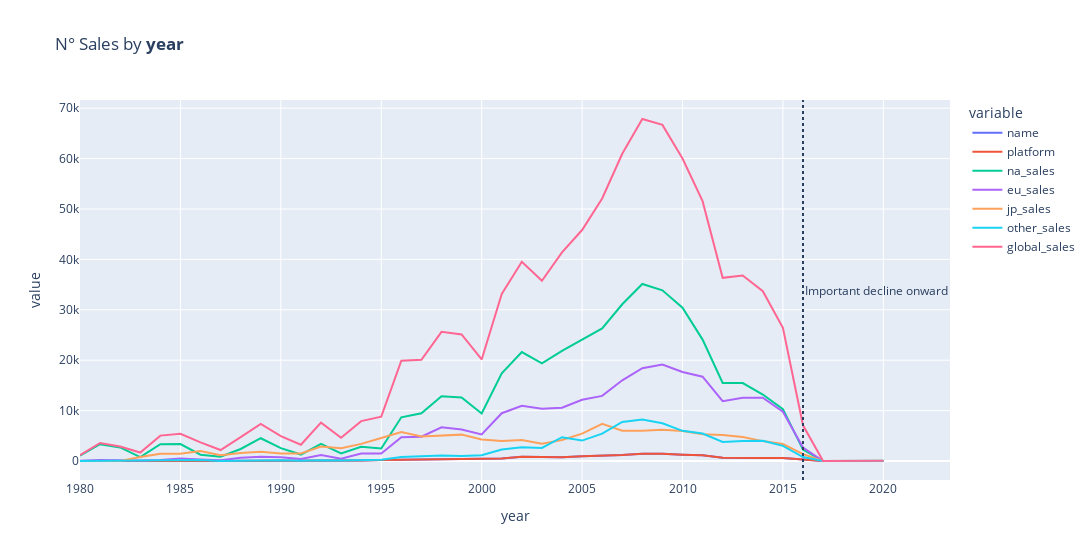

The code cell stored with this chart in its notebook:
### Code cell
# By year
year = plotdata(df, 'year')
year.plot_sales()
year.get_dataframe().tail()

### Figure 1 — Plotly figure (JSON) as saved in the notebook; plotly's stock layout.template omitted (floating-point values rounded to 4 significant figures)
{"data": [{"hovertemplate": "variable=name<br>year=%{x}<br>value=%{y}<extra></extra>", "legendgroup": "name", "line": {"color": "#636efa", "dash": "solid"}, "marker": {"symbol": "circle"}, "mode": "lines", "name": "name", "orientation": "v", "showlegend": true, "type": "scatter", "x": [1980, 1981, 1982, 1983, 1984, 1985, 1986, 1987, 1988, 1989, 1990, 1991, 1992, 1993, 1994, 1995, 1996, 1997, 1998, 1999, 2000, 2001, 2002, 2003, 2004, 2005, 2006, 2007, 2008, 2009, 2010, 2011, 2012, 2013, 2014, 2015, 2016, 2017, 2020], "xaxis": "x", "y": [9, 46, 36, 17, 14, 14, 21, 16, 15, 17, 16, 41, 43, 60, 121, 219, 263, 289, 379, 338, 349, 482, 829, 775, 744, 936, 1008, 1201, 1428, 1431, 1257, 1136, 655, 546, 580, 614, 342, 3, 1], "yaxis": "y"}, {"hovertemplate": "variable=platform<br>year=%{x}<br>value=%{y}<extra></extra>", "legendgroup": "platform", "line": {"color": "#EF553B", "dash": "solid"}, "marker": {"symbol": "circle"}, "mode": "lines", "name": "platform", "orientation": "v", "showlegend": true, "type": "scatter", "x": [1980, 1981, 1982, 1983, 1984, 1985, 1986, 1987, 1988, 1989, 1990, 1991, 1992, 1993, 1994, 1995, 1996, 1997, 1998, 1999, 2000, 2001, 2002, 2003, 2004, 2005, 2006, 2007, 2008, 2009, 2010, 2011, 2012, 2013, 2014, 2015, 2016, 2017, 2020], "xaxis": "x", "y": [9, 46, 36, 17, 14, 14, 21, 16, 15, 17, 16, 41, 43, 60, 121, 219, 263, 289, 379, 338, 349, 482, 829, 775, 744, 936, 1008, 1201, 1428, 1431, 1257, 1136, 655, 546, 580, 614, 342, 3, 1], "yaxis": "y"}, {"hovertemplate": "variable=na_sales<br>year=%{x}<br>value=%{y}<extra></extra>", "legendgroup": "na_sales", "line": {"color": "#00cc96", "dash": "solid"}, "marker": {"symbol": "circle"}, "mode": "lines", "name": "na_sales", "orientation": "v", "showlegend": true, "type": "scatter", "x": [1980, 1981, 1982, 1983, 1984, 1985, 1986, 1987, 1988, 1989, 1990, 1991, 1992, 1993, 1994, 1995, 1996, 1997, 1998, 1999, 2000, 2001, 2002, 2003, 2004, 2005, 2006, 2007, 2008, 2009, 2010, 2011, 2012, 2013, 2014, 2015, 2016, 2017, 2020], "xaxis": "x", "y": [1059, 3339, 2688, 776, 3328, 3373, 1249, 845, 2386, 4515, 2546, 1275, 3387, 1511, 2813, 2480, 8672, 9465, 12832, 12599, 9441, 17383, 21610, 19352, 21867, 24145, 26307, 31094, 35119, 33870, 30412, 24087, 15481, 15472, 13191, 10276, 2264, 0, 27], "yaxis": "y"}, {"hovertemplate": "variable=eu_sales<br>year=%{x}<br>value=%{y}<extra></extra>", "legendgroup": "eu_sales", "line": {"color": "#ab63fa", "dash": "solid"}, "marker": {"symbol": "circle"}, "mode": "lines", "name": "eu_sales", "orientation": "v", "showlegend": true, "type": "scatter", "x": [1980, 1981, 1982, 1983, 1984, 1985, 1986, 1987, 1988, 1989, 1990, 1991, 1992, 1993, 1994, 1995, 1996, 1997, 1998, 1999, 2000, 2001, 2002, 2003, 2004, 2005, 2006, 2007, 2008, 2009, 2010, 2011, 2012, 2013, 2014, 2015, 2016, 2017, 2020], "xaxis": "x", "y": [67, 196, 165, 80, 210, 474, 284, 141, 659, 843, 763, 395, 1171, 465, 1487, 1490, 4722, 4827, 6684, 6266, 5274, 9480, 10968, 10369, 10588, 12151, 12919, 16011, 18423, 19151, 17647, 16720, 11872, 12572, 12556, 9765, 2672, 0, 0], "yaxis": "y"}, {"hovertemplate": "variable=jp_sales<br>year=%{x}<br>value=%{y}<extra></extra>", "legendgroup": "jp_sales", "line": {"color": "#FFA15A", "dash": "solid"}, "marker": {"symbol": "circle"}, "mode": "lines", "name": "jp_sales", "orientation": "v", "showlegend": true, "type": "scatter", "x": [1980, 1981, 1982, 1983, 1984, 1985, 1986, 1987, 1988, 1989, 1990, 1991, 1992, 1993, 1994, 1995, 1996, 1997, 1998, 1999, 2000, 2001, 2002, 2003, 2004, 2005, 2006, 2007, 2008, 2009, 2010, 2011, 2012, 2013, 2014, 2015, 2016, 2017, 2020], "xaxis": "x", "y": [0, 0, 0, 810, 1427, 1456, 1977, 1163, 1576, 1836, 1488, 1476, 2888, 2532, 3397, 4573, 5741, 4884, 5002, 5232, 4273, 3984, 4170, 3415, 4163, 5425, 7368, 6026, 6022, 6186, 5946, 5301, 5172, 4757, 3946, 3371, 1367, 5, 0], "yaxis": "y"}, {"hovertemplate": "variable=other_sales<br>year=%{x}<br>value=%{y}<extra></extra>", "legendgroup": "other_sales", "line": {"color": "#19d3f3", "dash": "solid"}, "marker": {"symbol": "circle"}, "mode": "lines", "name": "other_sales", "orientation": "v", "showlegend": true, "type": "scatter", "x": [1980, 1981, 1982, 1983, 1984, 1985, 1986, 1987, 1988, 1989, 1990, 1991, 1992, 1993, 1994, 1995, 1996, 1997, 1998, 1999, 2000, 2001, 2002, 2003, 2004, 2005, 2006, 2007, 2008, 2009, 2010, 2011, 2012, 2013, 2014, 2015, 2016, 2017, 2020], "xaxis": "x", "y": [12, 32, 31, 14, 70, 92, 193, 20, 99, 149, 140, 74, 164, 88, 220, 264, 769, 913, 1102, 1005, 1162, 2275, 2727, 2601, 4723, 4053, 5442, 7757, 8233, 7472, 5987, 5439, 3778, 3979, 3998, 3001, 774, 0, 2], "yaxis": "y"}, {"hovertemplate": "variable=global_sales<br>year=%{x}<br>value=%{y}<extra></extra>", "legendgroup": "global_sales", "line": {"color": "#FF6692", "dash": "solid"}, "marker": {"symbol": "circle"}, "mode": "lines", "name": "global_sales", "orientation": "v", "showlegend": true, "type": "scatter", "x": [1980, 1981, 1982, 1983, 1984, 1985, 1986, 1987, 1988, 1989, 1990, 1991, 1992, 1993, 1994, 1995, 1996, 1997, 1998, 1999, 2000, 2001, 2002, 2003, 2004, 2005, 2006, 2007, 2008, 2009, 2010, 2011, 2012, 2013, 2014, 2015, 2016, 2017, 2020], "xaxis": "x", "y": [1136, 3576, 2885, 1676, 5036, 5394, 3703, 2174, 4722, 7345, 4936, 3221, 7611, 4596, 7915, 8806, 19908, 20088, 25634, 25114, 20142, 33139, 39530, 35769, 41383, 45827, 52090, 60960, 67856, 66692, 60002, 51552, 36336, 36791, 33687, 26437, 7087, 5, 28], "yaxis": "y"}], "layout": {"annotations": [{"showarrow": false, "text": "Important decline onward", "x": 2016, "xanchor": "left", "xref": "x", "y": 0.5, "yanchor": "middle", "yref": "y domain"}], "legend": {"title": {"text": "variable"}, "tracegroupgap": 0}, "shapes": [{"line": {"dash": "dot"}, "type": "line", "x0": 2016, "x1": 2016, "xref": "x", "y0": 0, "y1": 1, "yref": "y domain"}], "title": {"text": "N° Sales by <b>year</b>"}, "width": 1200, "xaxis": {"anchor": "y", "domain": [0, 1], "title": {"text": "year"}}, "yaxis": {"anchor": "x", "domain": [0, 1], "title": {"text": "value"}}}}
